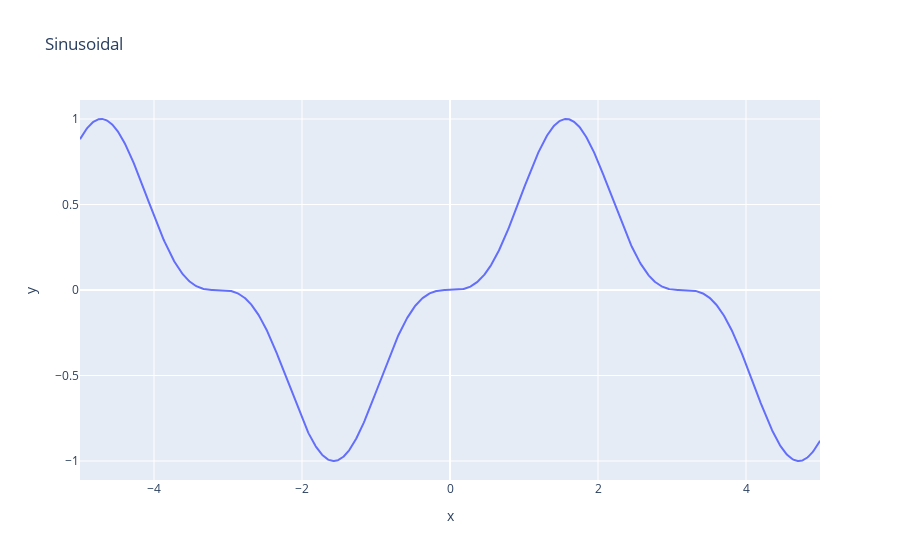

Source (notebook cell):
### Code cell
px.line(x=x_graph, y=sinusoidal_data(x), title='Sinusoidal')

### Figure 1 — Plotly figure (JSON) as saved in the notebook; plotly's stock layout.template omitted (floating-point values rounded to 4 significant figures; data arrays with more than 128 entries replaced by an {"elided": "..."} marker saying what was removed)
{"data": [{"hovertemplate": "x=%{x}<br>y=%{y}<extra></extra>", "legendgroup": "", "line": {"color": "#636efa", "dash": "solid"}, "mode": "lines", "name": "", "orientation": "v", "showlegend": false, "type": "scatter", "x": {"elided": "1000 float values"}, "xaxis": "x", "y": {"elided": "1000 float values"}, "yaxis": "y"}], "layout": {"legend": {"tracegroupgap": 0}, "title": {"text": "Sinusoidal"}, "xaxis": {"anchor": "y", "domain": [0, 1], "title": {"text": "x"}}, "yaxis": {"anchor": "x", "domain": [0, 1], "title": {"text": "y"}}}}
